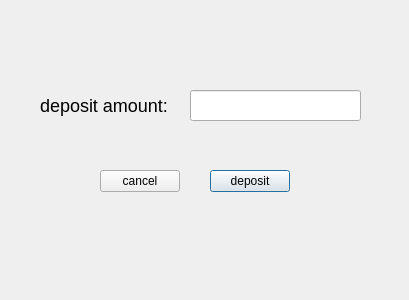
<?xml version="1.0" encoding="UTF-8"?>
<ui version="4.0">
 <class>Deposit</class>
 <widget class="QDialog" name="Deposit">
  <property name="geometry">
   <rect>
    <x>0</x>
    <y>0</y>
    <width>409</width>
    <height>300</height>
   </rect>
  </property>
  <property name="windowTitle">
   <string>Dialog</string>
  </property>
  <widget class="QLabel" name="depoAmountLabel">
   <property name="geometry">
    <rect>
     <x>40</x>
     <y>80</y>
     <width>151</width>
     <height>51</height>
    </rect>
   </property>
   <property name="styleSheet">
    <string notr="true">QLabel#depoAmountLabel {
	font-size: 18px
}</string>
   </property>
   <property name="text">
    <string>deposit amount: </string>
   </property>
  </widget>
  <widget class="QLineEdit" name="depositValueText">
   <property name="geometry">
    <rect>
     <x>190</x>
     <y>90</y>
     <width>171</width>
     <height>31</height>
    </rect>
   </property>
  </widget>
  <widget class="QPushButton" name="depositButton">
   <property name="geometry">
    <rect>
     <x>210</x>
     <y>170</y>
     <width>80</width>
     <height>22</height>
    </rect>
   </property>
   <property name="text">
    <string>deposit</string>
   </property>
  </widget>
  <widget class="QPushButton" name="cancelButton">
   <property name="geometry">
    <rect>
     <x>100</x>
     <y>170</y>
     <width>80</width>
     <height>22</height>
    </rect>
   </property>
   <property name="text">
    <string>cancel</string>
   </property>
  </widget>
 </widget>
 <resources/>
 <connections/>
</ui>
